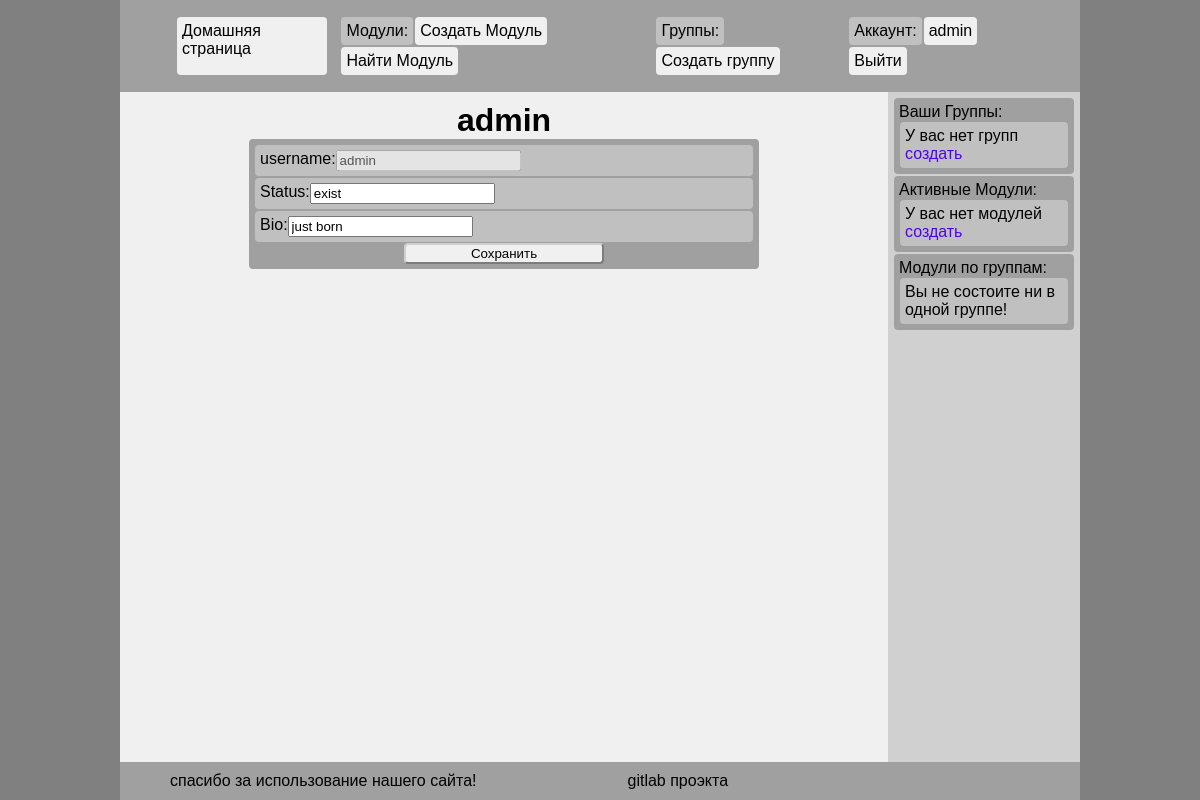
The app's page /accounts/ (signed in), older data.
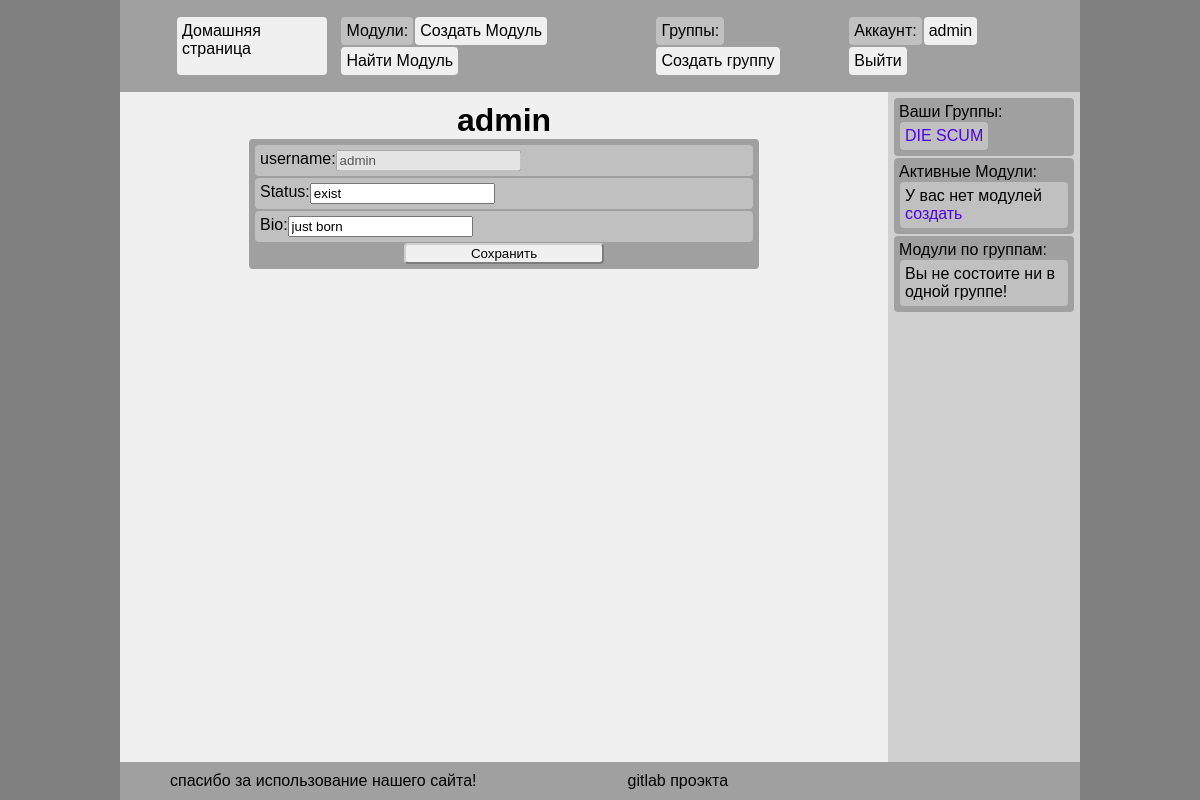
The same page, newer data.
### accounts/models.py (models this page shows)
class UserProfile(models.Model):
    user        = models.OneToOneField(User, on_delete=models.CASCADE)
    user_type   = models.CharField(max_length=32)
    status      = models.CharField(max_length=64, default='exist')
    bio         = models.CharField(max_length=64, default='just born')

### groups/models.py (models this page shows)
class Group(models.Model):
    author          = models.ForeignKey(User, related_name="author", on_delete=models.CASCADE, null=True)
    name            = models.CharField(max_length=32, default="")
    description     = models.CharField(max_length=1024, default="")
    creation_date   = models.DateTimeField(default=timezone.now())
    members         = models.ManyToManyField(User, related_name="members", blank=True)
    moduls          = models.ManyToManyField(Module, related_name="moduls", blank=True)
    moduls_data     = models.JSONField(default={})
    id             = models.CharField(max_length=16, default="AAAAAAAAAAAAAAAA", unique=True, primary_key = True)

### accounts/views.py (the view, shortened to what this page needs)
# urls.py: path('accounts/',                   accounts.AccoutView),
def AccoutView(request):
    context = get_base_context(request, "")
    context['form'] = AccountForm(
        initial={
            'username'  : request.user.username,
            'status'    : request.user.userprofile.status,
            'bio'       : request.user.userprofile.bio,
    })
    return render(request, 'account.html', context)

### accounts/forms.py
class AccountForm(forms.Form):
    username = forms.CharField(
        label='username',
        max_length=64,
        widget=forms.TextInput(attrs={'disabled': ''})
    )#username-end
    status = forms.CharField(
        label='Status',
        max_length=64,
        widget=forms.TextInput()
    )#status-end
    bio = forms.CharField(
        label='Bio',
        max_length=64,
        widget=forms.TextInput()
    )#bio-end

### accounts/templates/account.html (shortened to what this page needs)
{% extends './base.html' %}
{% block content %}
<h1 style="text-align: center;">{{user}}</h1>
<form method="post">
    <div class="flex flex-col box" style="margin: auto; width: 500px;">
        {% for field in form %}
        <div class="flex component2">
            {{field.label_tag}}
            {{field}}
        </div>
        {% endfor %}
        <button type="submit" style="margin: 0% 30%;">Сохранить</button>
    </div>
</form>
{% endblock %}

### static/templates/base.html (shortened to what this page needs)
<!DOCTYPE html>
{% load static %}
<html>
    <head>
        {% include './head.html' %}
    </head>
    <body class="flex flex-col">
        <header class="flex-sb">
            {% include './header.html' %}
        </header>
        <main class="flex-sb">
            <div id="content">
                {% block content %}
                {% endblock %}
            </div>
            <div id="sider" class="flex-col">
                {% include './sider.html' %}
            </div>
        </main>
        <footer class="flex-sb">
            {% include './footer.html' %}
        </footer>
    </body>
</html>

### static/templates/head.html (shortened to what this page needs)
{% load static %}
<head>
    <link rel="stylesheet" href="{% static 'css/common.css' %}" type="text/css">
</head>

### static/templates/header.html
<div class="box flex-wrap">
    <a class="component" href="/">Домашняя страница</a>
</div>
<div class="box flex-wrap">
    <a class="component2">Модули:</a>
    <a class="component" href="/tasks/create">Создать Модуль</a>
    <a class="component" href="/tasks/">Найти Модуль</a>
</div>
<div class="box flex-wrap">
    <a class="component2">Группы:</a>
    <a class="component" href="/groups/create">Создать группу</a>
</div>
<div class="box flex-wrap">
    <a class="component2">Аккаунт:</a>
        {% if request.user.is_authenticated %}
        <a class="component" href="/accounts/">{{user}}</a>
        <a class="component" href="/accounts/logout/">Выйти</a>
        {% else %}
        <a class="component" href="/accounts/login/">Войти</a>
        <a class="component" href="/accounts/register/">Регистрация</a>
        {% endif %}
</div>

### static/templates/sider.html (shortened to what this page needs)
<div class="box flex-col">
    Ваши Группы:
    {% if not my_groups %}
    <div class="component2">
        У вас нет групп <a href="/groups/create">создать</a>
    </div>
    {% endif %}
    {% for group in my_groups %}
        <div class="flex">
            <a class="component2" href="/groups/{{group.0.id}}">{{group.0.name}}</a>
        </div>
    {% endfor %}
</div>
<div class="box flex-col">
    Активные Модули:
    {% if not my_modules %}
    <div class="component2">
        У вас нет модулей <a href="/tasks/create">создать</a>
    </div>
    {% endif %}
</div>
<div class="flex-col box">
    Модули по группам:
    {% if not modules_groups %}
        <p class="component2">Вы не состоите ни в одной группе!</p>
    {% endif %}
</div>

### static/templates/footer.html (shortened to what this page needs)
<a>спасибо за использование нашего сайта!</a>
<a href="/https://gitlab.com/inanis-occisior/testing-sysem.git/">gitlab проэкта</a>

### static/css/common-base.css (style rules this page uses)
body { margin: auto; width: 80%; min-height:100%; }
html { font-family: Arial; background-color:#808080; height:100%; }
main { width: 100%; flex:1 1 0; }
button { background-color: #F0F0F0; border-radius: 4px; border-color: #D0D0D0; padding: 1px 2px; }
footer, header { background-color: #A0A0A0; padding: 10px 50px; }
footer a:any-link, header a:any-link { color:#000000 }
a:any-link { color:#5000F0 }
a { text-decoration: none; }
h1 { margin: 0px; text-align: center; }

### static/css/common-class.css (style rules this page uses)
div#content { background-color: #F0F0F0; padding: 10px 20px; width: 80%; }
div#sider { background-color: #D0D0D0; padding: 5px 5px; width: 20%; }
.component { border-radius: 4px; border-color: #F0F0F0; background-color: #F0F0F0; padding: 5px; margin: 1px; }
.component2 { border-radius: 4px; border-color: #C0C0C0; background-color: #C0C0C0; padding: 5px; margin: 1px; }
.box { border-radius: 4px; border-color: #A0A0A0; background-color: #A0A0A0; padding: 5px; margin: 1px; }

### static/css/common-flex.css (style rules this page uses)
.flex { display: flex; }
.flex-col { display: flex; flex-direction: column; }
.flex-sb { display: flex; justify-content: space-between; }
.flex-wrap { display: flex; flex-wrap: wrap; }

Row changes from the older to the newer data that the page shows:
now on this page (row edited): Group: name "DIE SCUM"
Text that changed along with them:
text no longer shown: "У вас нет групп создать"
